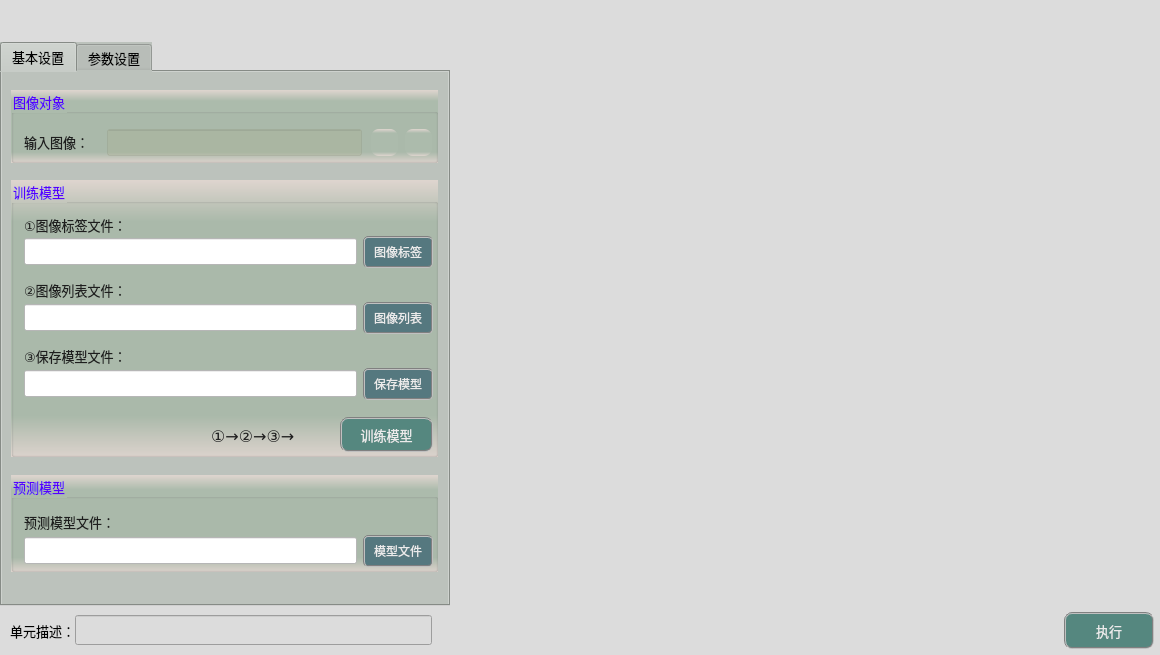
<?xml version="1.0" encoding="UTF-8"?>
<ui version="4.0">
 <class>frmClassifierClass</class>
 <widget class="QDialog" name="frmClassifierClass">
  <property name="geometry">
   <rect>
    <x>0</x>
    <y>0</y>
    <width>1160</width>
    <height>655</height>
   </rect>
  </property>
  <property name="sizePolicy">
   <sizepolicy hsizetype="Fixed" vsizetype="Fixed">
    <horstretch>0</horstretch>
    <verstretch>0</verstretch>
   </sizepolicy>
  </property>
  <property name="minimumSize">
   <size>
    <width>1160</width>
    <height>655</height>
   </size>
  </property>
  <property name="maximumSize">
   <size>
    <width>1160</width>
    <height>655</height>
   </size>
  </property>
  <property name="windowTitle">
   <string>分类器</string>
  </property>
  <property name="styleSheet">
   <string notr="true">background-color: rgb(220, 220, 220);</string>
  </property>
  <layout class="QGridLayout" name="gridLayout">
   <property name="leftMargin">
    <number>0</number>
   </property>
   <property name="topMargin">
    <number>0</number>
   </property>
   <property name="rightMargin">
    <number>0</number>
   </property>
   <property name="bottomMargin">
    <number>0</number>
   </property>
   <property name="spacing">
    <number>1</number>
   </property>
   <item row="0" column="2">
    <spacer name="verticalSpacer">
     <property name="orientation">
      <enum>Qt::Vertical</enum>
     </property>
     <property name="sizeType">
      <enum>QSizePolicy::Fixed</enum>
     </property>
     <property name="sizeHint" stdset="0">
      <size>
       <width>20</width>
       <height>42</height>
      </size>
     </property>
    </spacer>
   </item>
   <item row="0" column="0">
    <spacer name="verticalSpacer_2">
     <property name="orientation">
      <enum>Qt::Vertical</enum>
     </property>
     <property name="sizeType">
      <enum>QSizePolicy::Fixed</enum>
     </property>
     <property name="sizeHint" stdset="0">
      <size>
       <width>20</width>
       <height>42</height>
      </size>
     </property>
    </spacer>
   </item>
   <item row="1" column="0">
    <widget class="QTabWidget" name="tabWidget">
     <property name="sizePolicy">
      <sizepolicy hsizetype="Fixed" vsizetype="Expanding">
       <horstretch>0</horstretch>
       <verstretch>0</verstretch>
      </sizepolicy>
     </property>
     <property name="minimumSize">
      <size>
       <width>450</width>
       <height>550</height>
      </size>
     </property>
     <property name="maximumSize">
      <size>
       <width>16777215</width>
       <height>16777215</height>
      </size>
     </property>
     <property name="font">
      <font>
       <family>微软雅黑</family>
       <pointsize>10</pointsize>
      </font>
     </property>
     <property name="styleSheet">
      <string notr="true">background-color: #bcc2bc;</string>
     </property>
     <property name="currentIndex">
      <number>0</number>
     </property>
     <widget class="QWidget" name="tab">
      <attribute name="title">
       <string>基本设置</string>
      </attribute>
      <widget class="QGroupBox" name="groupCamera">
       <property name="geometry">
        <rect>
         <x>9</x>
         <y>18</y>
         <width>427</width>
         <height>73</height>
        </rect>
       </property>
       <property name="font">
        <font>
         <family>微软雅黑</family>
         <pointsize>10</pointsize>
        </font>
       </property>
       <property name="styleSheet">
        <string notr="true">background-color: qlineargradient(x1:0, y1:0, x2:0, y2:1, stop:0 #dfd5cf, stop: 0.15 #acbbac, stop: 0.85 #acbbac,stop:1 #dfd5cf);
color: rgb(85, 0, 255);</string>
       </property>
       <property name="title">
        <string>图像对象</string>
       </property>
       <widget class="QLabel" name="lbl_inputimage">
        <property name="geometry">
         <rect>
          <x>13</x>
          <y>42</y>
          <width>79</width>
          <height>19</height>
         </rect>
        </property>
        <property name="font">
         <font>
          <family>微软雅黑</family>
          <pointsize>10</pointsize>
         </font>
        </property>
        <property name="styleSheet">
         <string notr="true">color: rgb(30, 30, 30);
background: transparent;</string>
        </property>
        <property name="text">
         <string>输入图像：</string>
        </property>
       </widget>
       <widget class="QLineEdit" name="txtLinkImage">
        <property name="geometry">
         <rect>
          <x>96</x>
          <y>39</y>
          <width>255</width>
          <height>27</height>
         </rect>
        </property>
        <property name="font">
         <font>
          <family>微软雅黑</family>
          <pointsize>10</pointsize>
         </font>
        </property>
        <property name="styleSheet">
         <string notr="true">color: rgb(0, 0, 200);
background-color: rgba(170, 170, 127,50);</string>
        </property>
        <property name="alignment">
         <set>Qt::AlignCenter</set>
        </property>
        <property name="readOnly">
         <bool>true</bool>
        </property>
       </widget>
       <widget class="QPushButton" name="btnLinkImage">
        <property name="geometry">
         <rect>
          <x>360</x>
          <y>39</y>
          <width>27</width>
          <height>27</height>
         </rect>
        </property>
        <property name="toolTip">
         <string>链接图像</string>
        </property>
        <property name="styleSheet">
         <string notr="true">QWidget{ border:none;border-radius: 8px;padding: 2px 4px;}
QPushButton:hover{ background-color: rgba(85, 150, 127, 100);}
QPushButton:pressed{background-color: rgba(85, 180, 127, 160);}</string>
        </property>
        <property name="text">
         <string/>
        </property>
        <property name="icon">
         <iconset resource="sub_res.qrc">
          <normaloff>:/resource/link.png</normaloff>:/resource/link.png</iconset>
        </property>
        <property name="iconSize">
         <size>
          <width>27</width>
          <height>27</height>
         </size>
        </property>
       </widget>
       <widget class="QPushButton" name="btnDelLinkImage">
        <property name="geometry">
         <rect>
          <x>394</x>
          <y>39</y>
          <width>27</width>
          <height>27</height>
         </rect>
        </property>
        <property name="toolTip">
         <string>删除图像链接</string>
        </property>
        <property name="styleSheet">
         <string notr="true">QWidget{ border:none;border-radius: 8px;padding: 2px 4px;}
QPushButton:hover{ background-color: rgba(226, 142, 162, 100);}
QPushButton:pressed{background-color: rgba(226, 172, 162, 200);}</string>
        </property>
        <property name="text">
         <string/>
        </property>
        <property name="icon">
         <iconset resource="sub_res.qrc">
          <normaloff>:/resource/del_link.png</normaloff>:/resource/del_link.png</iconset>
        </property>
        <property name="iconSize">
         <size>
          <width>27</width>
          <height>27</height>
         </size>
        </property>
       </widget>
      </widget>
      <widget class="QGroupBox" name="groupFolder">
       <property name="geometry">
        <rect>
         <x>9</x>
         <y>108</y>
         <width>427</width>
         <height>277</height>
        </rect>
       </property>
       <property name="font">
        <font>
         <family>微软雅黑</family>
         <pointsize>10</pointsize>
        </font>
       </property>
       <property name="styleSheet">
        <string notr="true">background-color: qlineargradient(x1:0, y1:0, x2:0, y2:1, stop:0 #dfd5cf, stop: 0.15 #acbbac, stop: 0.85 #acbbac,stop:1 #dfd5cf);
color: rgb(85, 0, 255);</string>
       </property>
       <property name="title">
        <string>训练模型</string>
       </property>
       <widget class="QLabel" name="label_2">
        <property name="geometry">
         <rect>
          <x>13</x>
          <y>34</y>
          <width>136</width>
          <height>22</height>
         </rect>
        </property>
        <property name="font">
         <font>
          <family>黑体</family>
          <pointsize>10</pointsize>
         </font>
        </property>
        <property name="styleSheet">
         <string notr="true">color: rgb(30, 30, 30);
background: transparent;</string>
        </property>
        <property name="text">
         <string>①图像标签文件：</string>
        </property>
       </widget>
       <widget class="QLineEdit" name="txtLabels">
        <property name="geometry">
         <rect>
          <x>13</x>
          <y>58</y>
          <width>333</width>
          <height>27</height>
         </rect>
        </property>
        <property name="font">
         <font>
          <family>微软雅黑</family>
          <pointsize>10</pointsize>
         </font>
        </property>
        <property name="styleSheet">
         <string notr="true">background-color: rgb(255, 255, 255);</string>
        </property>
        <property name="text">
         <string/>
        </property>
        <property name="readOnly">
         <bool>true</bool>
        </property>
       </widget>
       <widget class="QPushButton" name="btnLabels">
        <property name="geometry">
         <rect>
          <x>352</x>
          <y>56</y>
          <width>70</width>
          <height>32</height>
         </rect>
        </property>
        <property name="font">
         <font>
          <family>Arial</family>
          <pointsize>9</pointsize>
         </font>
        </property>
        <property name="styleSheet">
         <string notr="true">QWidget{ background-color: rgb(85, 120, 127);}
QWidget{ color: rgb(235, 235, 235);}
QWidget{ border: 2px groove gray;border-radius: 5px;padding: 2px 4px;}
QPushButton:hover{ background-color: rgb(85, 150, 127);}
QPushButton:pressed{background-color: rgb(85, 170, 127);}</string>
        </property>
        <property name="text">
         <string>图像标签</string>
        </property>
       </widget>
       <widget class="QLabel" name="label_6">
        <property name="geometry">
         <rect>
          <x>13</x>
          <y>100</y>
          <width>136</width>
          <height>19</height>
         </rect>
        </property>
        <property name="font">
         <font>
          <family>黑体</family>
          <pointsize>10</pointsize>
         </font>
        </property>
        <property name="styleSheet">
         <string notr="true">color: rgb(30, 30, 30);
background: transparent;</string>
        </property>
        <property name="text">
         <string>②图像列表文件：</string>
        </property>
       </widget>
       <widget class="QPushButton" name="btnList">
        <property name="geometry">
         <rect>
          <x>352</x>
          <y>122</y>
          <width>70</width>
          <height>32</height>
         </rect>
        </property>
        <property name="font">
         <font>
          <family>Arial</family>
          <pointsize>9</pointsize>
         </font>
        </property>
        <property name="styleSheet">
         <string notr="true">QWidget{ background-color: rgb(85, 120, 127);}
QWidget{ color: rgb(235, 235, 235);}
QWidget{ border: 2px groove gray;border-radius: 5px;padding: 2px 4px;}
QPushButton:hover{ background-color: rgb(85, 150, 127);}
QPushButton:pressed{background-color: rgb(85, 170, 127);}</string>
        </property>
        <property name="text">
         <string>图像列表</string>
        </property>
       </widget>
       <widget class="QLineEdit" name="txtList">
        <property name="geometry">
         <rect>
          <x>13</x>
          <y>124</y>
          <width>333</width>
          <height>27</height>
         </rect>
        </property>
        <property name="font">
         <font>
          <family>微软雅黑</family>
          <pointsize>10</pointsize>
         </font>
        </property>
        <property name="styleSheet">
         <string notr="true">background-color: rgb(255, 255, 255);</string>
        </property>
        <property name="text">
         <string/>
        </property>
        <property name="readOnly">
         <bool>true</bool>
        </property>
       </widget>
       <widget class="QLabel" name="label_7">
        <property name="geometry">
         <rect>
          <x>13</x>
          <y>166</y>
          <width>136</width>
          <height>19</height>
         </rect>
        </property>
        <property name="font">
         <font>
          <family>黑体</family>
          <pointsize>10</pointsize>
         </font>
        </property>
        <property name="styleSheet">
         <string notr="true">color: rgb(30, 30, 30);
background: transparent;</string>
        </property>
        <property name="text">
         <string>③保存模型文件：</string>
        </property>
       </widget>
       <widget class="QLineEdit" name="txtSaveModel">
        <property name="geometry">
         <rect>
          <x>13</x>
          <y>190</y>
          <width>333</width>
          <height>27</height>
         </rect>
        </property>
        <property name="font">
         <font>
          <family>微软雅黑</family>
          <pointsize>10</pointsize>
         </font>
        </property>
        <property name="styleSheet">
         <string notr="true">background-color: rgb(255, 255, 255);</string>
        </property>
        <property name="text">
         <string/>
        </property>
        <property name="readOnly">
         <bool>true</bool>
        </property>
       </widget>
       <widget class="QPushButton" name="btnSaveModel">
        <property name="geometry">
         <rect>
          <x>352</x>
          <y>188</y>
          <width>70</width>
          <height>32</height>
         </rect>
        </property>
        <property name="font">
         <font>
          <family>Arial</family>
          <pointsize>9</pointsize>
         </font>
        </property>
        <property name="styleSheet">
         <string notr="true">QWidget{ background-color: rgb(85, 120, 127);}
QWidget{ color: rgb(235, 235, 235);}
QWidget{ border: 2px groove gray;border-radius: 5px;padding: 2px 4px;}
QPushButton:hover{ background-color: rgb(85, 150, 127);}
QPushButton:pressed{background-color: rgb(85, 170, 127);}</string>
        </property>
        <property name="text">
         <string>保存模型</string>
        </property>
       </widget>
       <widget class="QPushButton" name="btnTrainModel">
        <property name="geometry">
         <rect>
          <x>329</x>
          <y>237</y>
          <width>93</width>
          <height>35</height>
         </rect>
        </property>
        <property name="minimumSize">
         <size>
          <width>82</width>
          <height>35</height>
         </size>
        </property>
        <property name="font">
         <font>
          <family>微软雅黑</family>
          <pointsize>10</pointsize>
         </font>
        </property>
        <property name="styleSheet">
         <string notr="true">QWidget{ background-color: rgb(85, 135, 127);}
QWidget{ color: rgb(235, 235, 235);}
QWidget{ border: 2px groove gray;border-radius: 8px;padding: 2px 4px;}
QPushButton:hover{ background-color: rgb(85, 155, 127);}
QPushButton:pressed{background-color: rgb(85, 175, 127);}</string>
        </property>
        <property name="text">
         <string>训练模型</string>
        </property>
       </widget>
       <widget class="QLabel" name="label_8">
        <property name="geometry">
         <rect>
          <x>200</x>
          <y>244</y>
          <width>123</width>
          <height>22</height>
         </rect>
        </property>
        <property name="font">
         <font>
          <family>黑体</family>
          <pointsize>12</pointsize>
         </font>
        </property>
        <property name="styleSheet">
         <string notr="true">color: rgb(30, 30, 30);
background: transparent;</string>
        </property>
        <property name="text">
         <string>①→②→③→</string>
        </property>
       </widget>
      </widget>
      <widget class="QGroupBox" name="groupCamera_2">
       <property name="geometry">
        <rect>
         <x>9</x>
         <y>403</y>
         <width>427</width>
         <height>97</height>
        </rect>
       </property>
       <property name="font">
        <font>
         <family>微软雅黑</family>
         <pointsize>10</pointsize>
        </font>
       </property>
       <property name="styleSheet">
        <string notr="true">background-color: qlineargradient(x1:0, y1:0, x2:0, y2:1, stop:0 #dfd5cf, stop: 0.15 #acbbac, stop: 0.85 #acbbac,stop:1 #dfd5cf);
color: rgb(85, 0, 255);</string>
       </property>
       <property name="title">
        <string>预测模型</string>
       </property>
       <widget class="QLabel" name="label_5">
        <property name="geometry">
         <rect>
          <x>13</x>
          <y>36</y>
          <width>136</width>
          <height>22</height>
         </rect>
        </property>
        <property name="font">
         <font>
          <family>黑体</family>
          <pointsize>10</pointsize>
         </font>
        </property>
        <property name="styleSheet">
         <string notr="true">color: rgb(30, 30, 30);
background: transparent;</string>
        </property>
        <property name="text">
         <string>预测模型文件：</string>
        </property>
       </widget>
       <widget class="QPushButton" name="btnLoadModel">
        <property name="geometry">
         <rect>
          <x>352</x>
          <y>60</y>
          <width>70</width>
          <height>32</height>
         </rect>
        </property>
        <property name="font">
         <font>
          <family>Arial</family>
          <pointsize>9</pointsize>
         </font>
        </property>
        <property name="styleSheet">
         <string notr="true">QWidget{ background-color: rgb(85, 120, 127);}
QWidget{ color: rgb(235, 235, 235);}
QWidget{ border: 2px groove gray;border-radius: 5px;padding: 2px 4px;}
QPushButton:hover{ background-color: rgb(85, 150, 127);}
QPushButton:pressed{background-color: rgb(85, 170, 127);}</string>
        </property>
        <property name="text">
         <string>模型文件</string>
        </property>
       </widget>
       <widget class="QLineEdit" name="txtLoadModel">
        <property name="geometry">
         <rect>
          <x>13</x>
          <y>62</y>
          <width>333</width>
          <height>27</height>
         </rect>
        </property>
        <property name="font">
         <font>
          <family>微软雅黑</family>
          <pointsize>10</pointsize>
         </font>
        </property>
        <property name="styleSheet">
         <string notr="true">background-color: rgb(255, 255, 255);</string>
        </property>
        <property name="text">
         <string/>
        </property>
        <property name="readOnly">
         <bool>true</bool>
        </property>
       </widget>
      </widget>
     </widget>
     <widget class="QWidget" name="tab_2">
      <attribute name="title">
       <string>参数设置</string>
      </attribute>
      <widget class="QGroupBox" name="groupCamera_3">
       <property name="geometry">
        <rect>
         <x>9</x>
         <y>18</y>
         <width>427</width>
         <height>175</height>
        </rect>
       </property>
       <property name="font">
        <font>
         <family>微软雅黑</family>
         <pointsize>10</pointsize>
        </font>
       </property>
       <property name="styleSheet">
        <string notr="true">background-color: qlineargradient(x1:0, y1:0, x2:0, y2:1, stop:0 #dfd5cf, stop: 0.15 #acbbac, stop: 0.85 #acbbac,stop:1 #dfd5cf);
color: rgb(85, 0, 255);</string>
       </property>
       <property name="title">
        <string>图像类别参数</string>
       </property>
       <widget class="QLabel" name="label_9">
        <property name="geometry">
         <rect>
          <x>13</x>
          <y>42</y>
          <width>115</width>
          <height>19</height>
         </rect>
        </property>
        <property name="font">
         <font>
          <family>微软雅黑</family>
          <pointsize>10</pointsize>
         </font>
        </property>
        <property name="styleSheet">
         <string notr="true">color: rgb(30, 30, 30);
background: transparent;</string>
        </property>
        <property name="text">
         <string>图像类别数量：</string>
        </property>
       </widget>
       <widget class="QComboBox" name="comboType">
        <property name="geometry">
         <rect>
          <x>132</x>
          <y>38</y>
          <width>105</width>
          <height>27</height>
         </rect>
        </property>
        <property name="minimumSize">
         <size>
          <width>63</width>
          <height>27</height>
         </size>
        </property>
        <property name="font">
         <font>
          <family>微软雅黑</family>
          <pointsize>10</pointsize>
         </font>
        </property>
        <property name="styleSheet">
         <string notr="true">QComboBox {
    border: 1px solid gray;
    border-radius: 3px;  
    min-width: 4.1em;
    color: rgb(239, 235, 231);
	background-color: rgba(170, 170, 127,100);
}
QComboBox::drop-down {
    subcontrol-origin: padding;
    subcontrol-position: top right;
    width: 15px; 
    border-left-width: 1px;
    border-left-color: darkgray;
    border-left-style: solid;
    border-top-right-radius: 3px;
    border-bottom-right-radius: 3px;
}

QComboBox::down-arrow {
    image: url(:/resource/down.png);
} 
QComboBox::down-arrow:on {
    top: 1px;
    left: 1px;
}
QScrollBar:vertical{
		background:#FFFFF2; 
		padding-top:20px;
		padding-bottom:20px;
		padding-left:2px;
		padding-right:2px;
		border-left:1px solid #d7d7d7;}
QScrollBar::handle:vertical{
		background:#dbdbdb;
		border-radius:6px;
		min-height:20px;}
QScrollBar::handle:vertical:hover{
		background:#d0d0d0;}
QScrollBar::add-line:vertical{
		background:url(:/resource/down.png) center no-repeat;}
QScrollBar::sub-line:vertical{
		background:url(:/resource/up.png) center no-repeat;}</string>
        </property>
        <item>
         <property name="text">
          <string>2种类别</string>
         </property>
        </item>
        <item>
         <property name="text">
          <string>3种类别</string>
         </property>
        </item>
        <item>
         <property name="text">
          <string>4种类别</string>
         </property>
        </item>
        <item>
         <property name="text">
          <string>5种类别</string>
         </property>
        </item>
        <item>
         <property name="text">
          <string>6种类别</string>
         </property>
        </item>
        <item>
         <property name="text">
          <string>7种类别</string>
         </property>
        </item>
        <item>
         <property name="text">
          <string>8种类别</string>
         </property>
        </item>
        <item>
         <property name="text">
          <string>9种类别</string>
         </property>
        </item>
        <item>
         <property name="text">
          <string>10种类别</string>
         </property>
        </item>
        <item>
         <property name="text">
          <string>11种类别</string>
         </property>
        </item>
        <item>
         <property name="text">
          <string>12种类别</string>
         </property>
        </item>
        <item>
         <property name="text">
          <string>13种类别</string>
         </property>
        </item>
        <item>
         <property name="text">
          <string>14种类别</string>
         </property>
        </item>
        <item>
         <property name="text">
          <string>15种类别</string>
         </property>
        </item>
       </widget>
       <widget class="QComboBox" name="comboTypeBuf">
        <property name="geometry">
         <rect>
          <x>13</x>
          <y>96</y>
          <width>150</width>
          <height>27</height>
         </rect>
        </property>
        <property name="minimumSize">
         <size>
          <width>63</width>
          <height>27</height>
         </size>
        </property>
        <property name="font">
         <font>
          <family>微软雅黑</family>
          <pointsize>10</pointsize>
         </font>
        </property>
        <property name="styleSheet">
         <string notr="true">QComboBox {
    border: 1px solid gray;
    border-radius: 3px;  
    min-width: 4.1em;
    color: rgb(239, 235, 231);
	background-color: rgba(170, 170, 127,100);
}
QComboBox::drop-down {
    subcontrol-origin: padding;
    subcontrol-position: top right;
    width: 15px; 
    border-left-width: 1px;
    border-left-color: darkgray;
    border-left-style: solid;
    border-top-right-radius: 3px;
    border-bottom-right-radius: 3px;
}

QComboBox::down-arrow {
    image: url(:/resource/down.png);
} 
QComboBox::down-arrow:on {
    top: 1px;
    left: 1px;
}
QScrollBar:vertical{
		background:#FFFFF2; 
		padding-top:20px;
		padding-bottom:20px;
		padding-left:2px;
		padding-right:2px;
		border-left:1px solid #d7d7d7;}
QScrollBar::handle:vertical{
		background:#dbdbdb;
		border-radius:6px;
		min-height:20px;}
QScrollBar::handle:vertical:hover{
		background:#d0d0d0;}
QScrollBar::add-line:vertical{
		background:url(:/resource/down.png) center no-repeat;}
QScrollBar::sub-line:vertical{
		background:url(:/resource/up.png) center no-repeat;}</string>
        </property>
       </widget>
       <widget class="QLineEdit" name="txtTypeName">
        <property name="geometry">
         <rect>
          <x>172</x>
          <y>96</y>
          <width>249</width>
          <height>27</height>
         </rect>
        </property>
        <property name="font">
         <font>
          <family>微软雅黑</family>
          <pointsize>10</pointsize>
         </font>
        </property>
        <property name="styleSheet">
         <string notr="true">background-color: rgb(255, 255, 255);</string>
        </property>
        <property name="text">
         <string/>
        </property>
        <property name="readOnly">
         <bool>false</bool>
        </property>
       </widget>
       <widget class="QPushButton" name="btnWrite">
        <property name="geometry">
         <rect>
          <x>352</x>
          <y>138</y>
          <width>70</width>
          <height>32</height>
         </rect>
        </property>
        <property name="font">
         <font>
          <family>微软雅黑</family>
          <pointsize>10</pointsize>
         </font>
        </property>
        <property name="styleSheet">
         <string notr="true">QWidget{ background-color: rgb(85, 120, 127);}
QWidget{ color: rgb(235, 235, 235);}
QWidget{ border: 2px groove gray;border-radius: 5px;padding: 2px 4px;}
QPushButton:hover{ background-color: rgb(85, 150, 127);}
QPushButton:pressed{background-color: rgb(85, 170, 127);}</string>
        </property>
        <property name="text">
         <string>写入</string>
        </property>
       </widget>
      </widget>
     </widget>
    </widget>
   </item>
   <item row="1" column="2">
    <layout class="QGridLayout" name="imageLayout">
     <property name="spacing">
      <number>1</number>
     </property>
    </layout>
   </item>
   <item row="3" column="0" colspan="3">
    <layout class="QHBoxLayout" name="horizontalLayout">
     <property name="spacing">
      <number>0</number>
     </property>
     <property name="bottomMargin">
      <number>6</number>
     </property>
     <item>
      <spacer name="horizontalSpacer">
       <property name="orientation">
        <enum>Qt::Horizontal</enum>
       </property>
       <property name="sizeType">
        <enum>QSizePolicy::Fixed</enum>
       </property>
       <property name="sizeHint" stdset="0">
        <size>
         <width>10</width>
         <height>20</height>
        </size>
       </property>
      </spacer>
     </item>
     <item>
      <widget class="QLabel" name="label_3">
       <property name="sizePolicy">
        <sizepolicy hsizetype="Fixed" vsizetype="Fixed">
         <horstretch>0</horstretch>
         <verstretch>0</verstretch>
        </sizepolicy>
       </property>
       <property name="maximumSize">
        <size>
         <width>83</width>
         <height>25</height>
        </size>
       </property>
       <property name="font">
        <font>
         <family>微软雅黑</family>
         <pointsize>10</pointsize>
        </font>
       </property>
       <property name="styleSheet">
        <string notr="true">background-color: rgba(255, 255, 255, 0);</string>
       </property>
       <property name="text">
        <string>单元描述：</string>
       </property>
      </widget>
     </item>
     <item>
      <widget class="QLineEdit" name="txtDescribe">
       <property name="sizePolicy">
        <sizepolicy hsizetype="Fixed" vsizetype="Fixed">
         <horstretch>0</horstretch>
         <verstretch>0</verstretch>
        </sizepolicy>
       </property>
       <property name="minimumSize">
        <size>
         <width>357</width>
         <height>30</height>
        </size>
       </property>
       <property name="maximumSize">
        <size>
         <width>16777215</width>
         <height>30</height>
        </size>
       </property>
       <property name="font">
        <font>
         <family>微软雅黑</family>
         <pointsize>10</pointsize>
        </font>
       </property>
      </widget>
     </item>
     <item>
      <spacer name="horizontalSpacer_8">
       <property name="orientation">
        <enum>Qt::Horizontal</enum>
       </property>
       <property name="sizeHint" stdset="0">
        <size>
         <width>40</width>
         <height>20</height>
        </size>
       </property>
      </spacer>
     </item>
     <item>
      <widget class="QPushButton" name="btnExecute">
       <property name="minimumSize">
        <size>
         <width>90</width>
         <height>37</height>
        </size>
       </property>
       <property name="font">
        <font>
         <family>微软雅黑</family>
         <pointsize>10</pointsize>
        </font>
       </property>
       <property name="styleSheet">
        <string notr="true">QWidget{ background-color: rgb(85, 135, 127);}
QWidget{ color: rgb(235, 235, 235);}
QWidget{ border: 2px groove gray;border-radius: 8px;padding: 2px 4px;}
QPushButton:hover{ background-color: rgb(85, 155, 127);}
QPushButton:pressed{background-color: rgb(85, 175, 127);}</string>
       </property>
       <property name="text">
        <string>执行</string>
       </property>
      </widget>
     </item>
     <item>
      <spacer name="horizontalSpacer_2">
       <property name="orientation">
        <enum>Qt::Horizontal</enum>
       </property>
       <property name="sizeType">
        <enum>QSizePolicy::Fixed</enum>
       </property>
       <property name="sizeHint" stdset="0">
        <size>
         <width>6</width>
         <height>20</height>
        </size>
       </property>
      </spacer>
     </item>
    </layout>
   </item>
   <item row="2" column="0">
    <spacer name="verticalSpacer_4">
     <property name="orientation">
      <enum>Qt::Vertical</enum>
     </property>
     <property name="sizeType">
      <enum>QSizePolicy::Fixed</enum>
     </property>
     <property name="sizeHint" stdset="0">
      <size>
       <width>20</width>
       <height>5</height>
      </size>
     </property>
    </spacer>
   </item>
   <item row="1" column="1">
    <spacer name="horizontalSpacer_3">
     <property name="orientation">
      <enum>Qt::Horizontal</enum>
     </property>
     <property name="sizeType">
      <enum>QSizePolicy::Fixed</enum>
     </property>
     <property name="sizeHint" stdset="0">
      <size>
       <width>3</width>
       <height>20</height>
      </size>
     </property>
    </spacer>
   </item>
  </layout>
 </widget>
 <layoutdefault spacing="6" margin="11"/>
 <resources>
  <include location="sub_res.qrc"/>
  <include location="../../ImageProcess/ImageView/sub_res.qrc"/>
 </resources>
 <connections/>
</ui>
